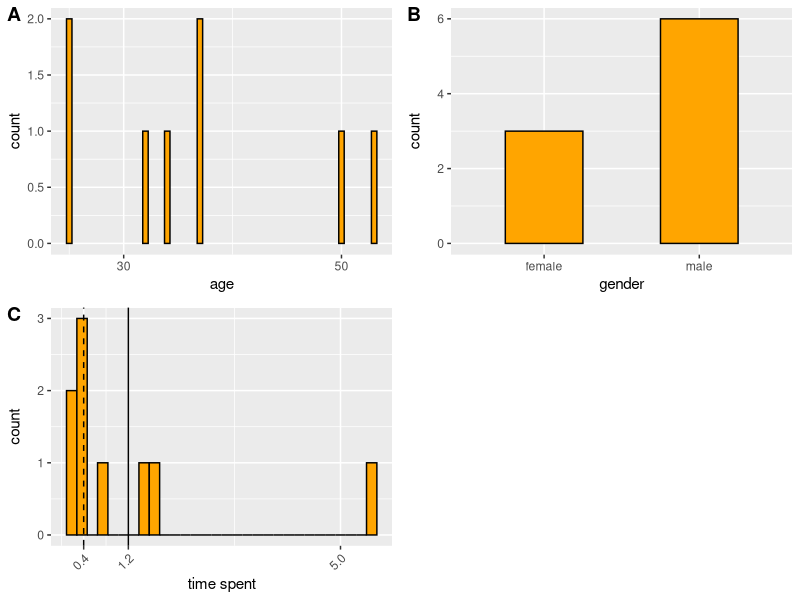
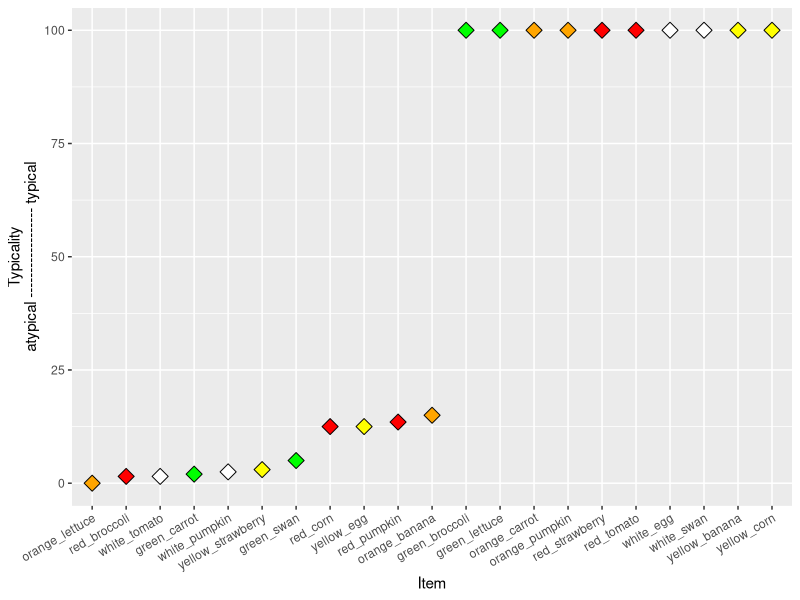
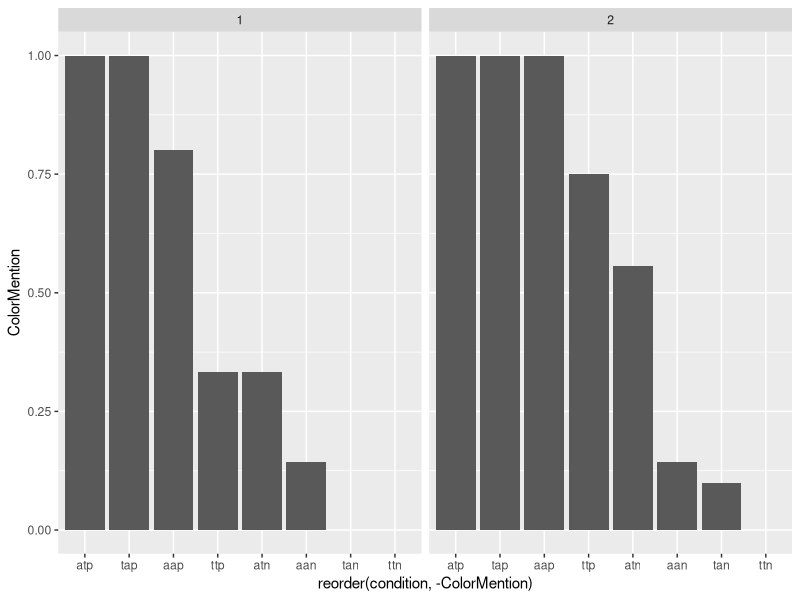
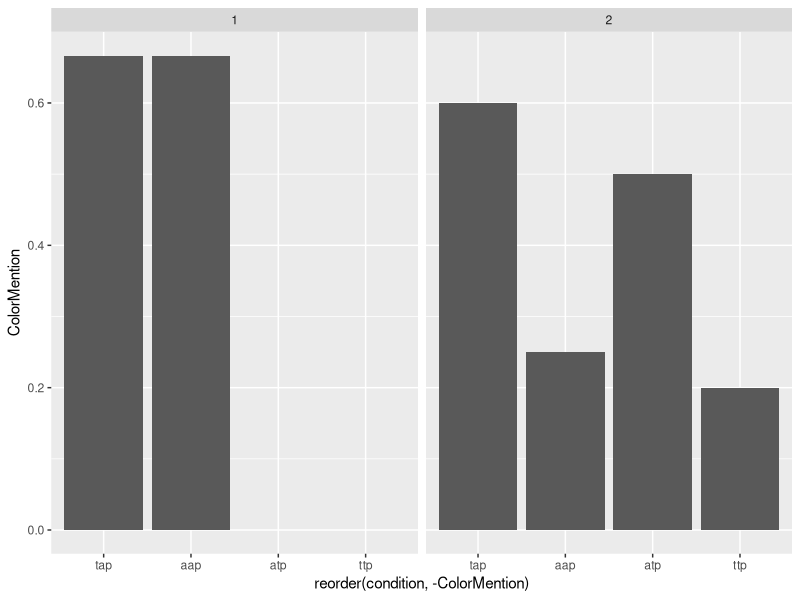

These figures' R source, in order:
## ---- chunk 1
knitr::opts_chunk$set(echo = TRUE)
## ---- chunk 2
library(cowplot)
library(plyr)
library(tidyverse)
library(here)

df_import = read_csv(here("data","02_production","01_pilot","02_mainpilot","data.csv")) %>%
  # exclude test
  # weird filter property will exclude NAs
  filter(is.na(comments) | !str_detect(comments,"TEST"))
## ---- chunk 3

# to identify multiple submissions
table(df_import$anon_worker_id)
# popular spellings of "english"
engl_spellings = c("english", "englis", "eng", "engilsh", "englsh", "en")

# Exclusions
df_clean = df_import %>% 
  # if native language is not english
  mutate_at(vars(languages), funs(str_to_lower(.))) %>% 
  mutate_at(vars(languages), funs(ifelse(. %in% engl_spellings, "english", .))) %>%
  filter(languages=="english") %>% 
  filter(!anon_worker_id=="826983419727052")

# number of participants before exclusion (10)
length(unique(df_import$anon_worker_id))
# number of participants after exclusion (8)
length(unique(df_clean$anon_worker_id))
## ---- chunk 4
# create main df
df = df_clean
## ---- chunk 5

df_subj = df %>% 
  select(age,gender,timeSpent,anon_worker_id) %>% 
  distinct() %>% 
  mutate_at(vars(age), funs(as.integer(.)))

mean_age = round(mean(df_subj$age),digits = 1)
p_age = ggplot(df_subj,aes(x=age)) +
  geom_bar(width = .5,
           fill = "orange",
           color = "black") +
  geom_vline(xintercept= mean_age) +
  scale_x_continuous(breaks=c(20,30,50,60,70,mean_age))

p_gen = ggplot(df_subj,aes(x=gender)) +
  geom_bar(width = .5,
           fill = "orange",
           color = "black")

mean_time = round(mean(df_subj$timeSpent), digits = 1)
median_time = round(median(df_subj$timeSpent), digits = 1)
p_time = ggplot(df_subj,aes(x=timeSpent)) +
  geom_histogram(fill = "orange",
           color = "black") +
  geom_vline(xintercept=mean_time) +
  geom_vline(xintercept=median_time,linetype="dashed") +
  scale_x_continuous(breaks=c(median_time,mean_time,floor(5),floor(15),floor(20))) +
  xlab("time spent") +
  theme(axis.text.x = element_text(angle = 45, hjust = 1))

plot_grid(p_age, p_gen, p_time, labels = "AUTO", ncol = 2, align = 'v')

## ---- chunk 6

typ_data = read_csv(here("data","01_norming","02_main","typicality_data.csv")) %>% 
  filter(!(col_type=="green_corn" | col_type=="white_carrot" | type=="snowman")) %>% 
  mutate(bin_typ=ifelse(typicality>50,"typical","atypical"))

ggplot(typ_data, aes(x=reorder(col_type,typicality), y=typicality, fill=color)) +
  geom_point(size=4,
             color="black",
             shape=23) +
  scale_fill_identity() +
  theme(axis.text.x = element_text(angle = 30, hjust = 1)) +
  xlab("Item") +
  ylab("Typicality\natypical ------------------ typical")

typ_data_short = typ_data %>% 
  select(col_type, typicality)
## ---- chunk 7
df %>% 
  filter(intended_target == "thirdDistractor", 
         # str_detect(condition, "p"),
         anon_worker_id == "772581272006273") %>%
  nrow()

df_time = df %>% 
  mutate(time = endTime - startTime) %>% 
  mutate_at(vars(time), funs(./60)) %>% 
  mutate_at(vars(time), funs(./60)) %>% 
  filter(time <= 4) %>% 
  select(speaker_chat)

## ---- chunk 8
color = c("yellow|red|orange|white|green|::y |::r |::o |::w |::g|\\|r ")
## ---- chunk 9

# TODO: Be careful with order effects

df_target = df %>% 
  filter(intended_target=="target",
         glb_variant==1) %>%
  select(condition, speaker_chat, trial_number, anon_worker_id) %>% 
  mutate(refexp = str_c("::",speaker_chat,"::")) %>% 
  mutate_at(vars(refexp), funs(str_to_lower(.))) %>% 
  mutate(ColorMention = ifelse(str_detect(refexp,color), 1, 0)) %>% 
  filter(!str_detect(refexp,"object")) %>% 
  filter(!str_detect(refexp,"normal|regular")) %>% 
  mutate(trial_half = ifelse(trial_number <= 30, 1, 2))
## ---- chunk 10
ggplot(df_target, aes(x=reorder(condition, -ColorMention), y=ColorMention)) +
  facet_wrap(~trial_half) +
  # mean
  stat_summary(fun.y = "mean",
               geom = "bar",
               position = position_dodge(width = 0.9)) +
  # error bars 
  stat_summary(fun.data = "mean_cl_boot",
               geom = "linerange",
               color = "darkgrey",
               position = position_dodge(width = 0.9))
## ---- chunk 11
# 7 utterances don't have color term: 6 are for a typical target, three of which have the modifier "normal" or "regular" instead
df_target %>% 
  filter(str_detect(condition, "p") & !ColorMention)

df_target %>% 
  filter(str_detect(condition, "p") & ColorMention)
## ---- chunk 12
df_comp = df %>% 
  filter(intended_target=="firstDistractor",
         glb_variant==1) %>%
  select(condition, speaker_chat, trial_number, anon_worker_id) %>% 
  mutate(refexp = str_c("::",speaker_chat,"::")) %>% 
  mutate_at(vars(refexp), funs(str_to_lower(.))) %>% 
  mutate(ColorMention = ifelse(str_detect(refexp,color), 1, 0)) %>% 
  filter(!str_detect(refexp,"object")) %>% 
  filter(!str_detect(refexp,"normal|regular")) %>% 
  mutate(trial_half = ifelse(trial_number <= 30, 1, 2))
## ---- chunk 13
ggplot(df_comp, aes(x=reorder(condition, -ColorMention), y=ColorMention)) +
  facet_wrap(~trial_half) +
  # mean
  stat_summary(fun.y = "mean",
               geom = "bar",
               position = position_dodge(width = 0.9)) +
  # error bars 
  stat_summary(fun.data = "mean_cl_boot",
               geom = "linerange",
               color = "darkgrey",
               position = position_dodge(width = 0.9))
